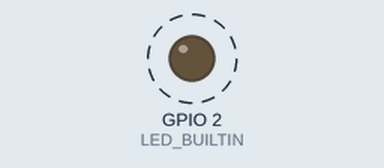
A sketch run on a simulated ESP32. Shown: output pins drawn as LEDs (lit = HIGH). Dashed ring = blinking. What the sketch prints to the serial monitor is not drawn.

Above: at 0.2 s.
Timing chart, 0 to 3.0 s (numbered marks = the images above):
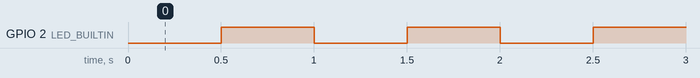

Measured:
- by itself, GPIO 2 (LED_BUILTIN): alternates HIGH for 0.50 s and LOW for 0.50 s

The sketch:

flashing_light.ino
```cpp
/*
 * Ticker库的基本使用
 *
 * 每个Ticker需要建立一个回调函数，当定时时间到了后，回调函数将被调用；
 * 理论上可以新建足够多的Ticker对象，但这会受到内存容量的限制
 *
 * 使用Ticker实现LED闪烁，并查询定时器存活状态。
*/

#include <Ticker.h>                       // 使用Ticker库，需要包含头文件

Ticker timer1;                            // 创建一个定时器对象

void setup() {
  Serial.begin(9600);                     // 初始化串口

  pinMode(LED_BUILTIN, OUTPUT);           // 设置LED引脚为输出引脚
  digitalWrite(LED_BUILTIN, LOW);         // 设置引脚为低电平，点亮LED

  /* 设置周期性定时0.5s，即500ms，回调函数为timer1_cb，参数为LED引脚号，并启动定时器 */
  timer1.attach(0.5, timer1_cb, LED_BUILTIN);
}

void loop() {
  /* 检测定时器是否为存活状态 */
  if(timer1.active()){
    Serial.println("timer1 is active.");
  }
  else{
    Serial.println("timer1 is not active!");
  }
  delay(100);
}

void timer1_cb(int led_pin)
{
  int state = digitalRead(led_pin);  // 获取当前led引脚状态
  digitalWrite(led_pin, !state);     // 翻转LED引脚电平
}
```
